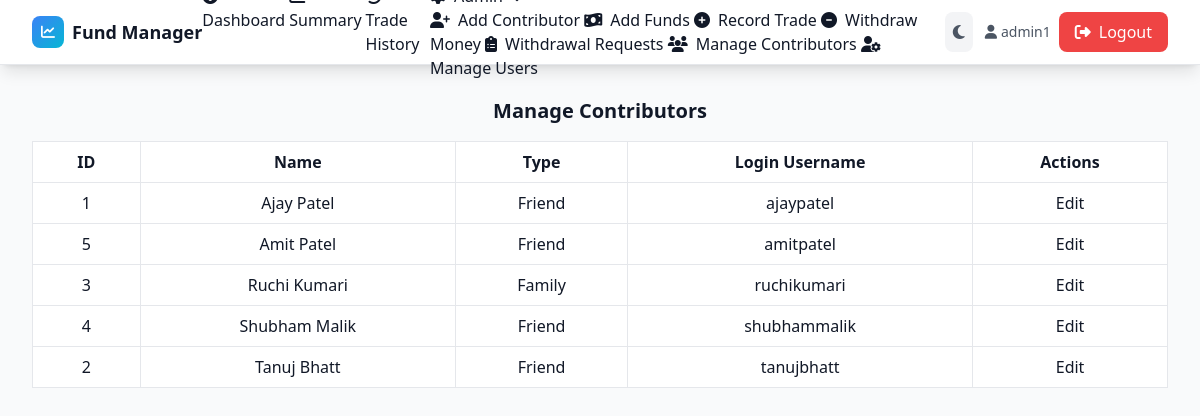
The app's page /manage_contributors (signed in) with its own data.
### tables this page shows
CREATE TABLE contributors (
                id INTEGER PRIMARY KEY AUTOINCREMENT,
                name TEXT UNIQUE,
                type TEXT,
                login_username TEXT
            );

### app.py (the view)
@app.route("/manage_contributors")
@login_required
@admin_required
def manage_contributors():
    db_instance = get_db()
    contributors = db_instance.get_all_contributors()
    return render_template("manage_contributors.html", contributors=contributors)

### app.py (called while the page is built)
def generate_csrf_token():
    token = session.get("csrf_token")
    if not token:
        token = secrets.token_urlsafe(32)
        session["csrf_token"] = token
    return token

@app.before_request
def csrf_protect_and_init():
    if request.method == "GET":
        generate_csrf_token()
        return
    if request.method in {"POST", "PUT", "PATCH", "DELETE"}:
        form_token = request.form.get("csrf_token")
        session_token = session.get("csrf_token")
        if not form_token or not session_token or form_token != session_token:
            abort(400, description="Invalid CSRF token")

@app.after_request
def set_security_headers(resp: Response):
    resp.headers.setdefault("X-Frame-Options", "DENY")
    resp.headers.setdefault("X-Content-Type-Options", "nosniff")
    resp.headers.setdefault("Referrer-Policy", "strict-origin-when-cross-origin")
    csp = (
        "default-src 'self'; "
        "img-src 'self' data: https:; "
        "style-src 'self' 'unsafe-inline' https://cdn.tailwindcss.com; "
        "script-src 'self' 'unsafe-inline' https://cdn.tailwindcss.com https://cdn.jsdelivr.net; "
        "connect-src 'self'; frame-ancestors 'none'"
    )
    resp.headers.setdefault("Content-Security-Policy", csp)
    return resp

def get_db():
    if 'db' not in g:
        g.db = DatabaseManager()  # New connection per request
    return g.db

def login_required(f):
    @wraps(f)
    def decorated_function(*args, **kwargs):
        if "username" not in session:
            flash("Please log in first.")
            return redirect(url_for("login"))
        return f(*args, **kwargs)
    return decorated_function

def admin_required(f):
    @wraps(f)
    def decorated_function(*args, **kwargs):
        if session.get("role") != "admin":
            flash("Admin access required.")
            return redirect(url_for("dashboard"))
        return f(*args, **kwargs)
    return decorated_function

    def get_all_contributors(self):
        c = self.conn.cursor()
        c.execute("SELECT * FROM contributors ORDER BY name")
        return c.fetchall()

    def close(self):
        self.conn.close()

### templates/manage_contributors.html (shortened to what this page needs)
{% extends "base.html" %}
{% block content %}
  <h2 class="text-xl font-bold mb-4 text-center">Manage Contributors</h2>
  <div class="overflow-x-auto">
    <table class="min-w-full bg-white">
      <thead>
        <tr class="text-center">
          <th class="py-2 px-4 border">ID</th>
          <th class="py-2 px-4 border">Name</th>
          <th class="py-2 px-4 border">Type</th>
          <th class="py-2 px-4 border">Login Username</th>
          <th class="py-2 px-4 border">Actions</th>
        </tr>
      </thead>
      <tbody>
        {% for contrib in contributors %}
        <tr class="text-center">
          <td class="py-2 px-4 border">{{ contrib.id }}</td>
          <td class="py-2 px-4 border">{{ contrib.name }}</td>
          <td class="py-2 px-4 border">{{ contrib.type }}</td>
          <td class="py-2 px-4 border">{{ contrib.login_username or "" }}</td>
          <td class="py-2 px-4 border">
            <a href="{{ url_for('edit_contributor', contrib_id=contrib.id) }}" class="text-blue hover:underline">Edit</a>
          </td>
        </tr>
        {% endfor %}
      </tbody>
    </table>
  </div>
{% endblock %}

### records on screen
contributors: id "1", name "Ajay Patel", type "Friend", login_username "ajaypatel"
contributors: id "5", name "Amit Patel", type "Friend", login_username "amitpatel"
contributors: id "3", name "Ruchi Kumari", type "Family", login_username "ruchikumari"
contributors: id "4", name "Shubham Malik", type "Friend", login_username "shubhammalik"
contributors: id "2", name "Tanuj Bhatt", type "Friend", login_username "tanujbhatt"

### other values on screen
{{ session.get('username', 'User') }} "admin1"
